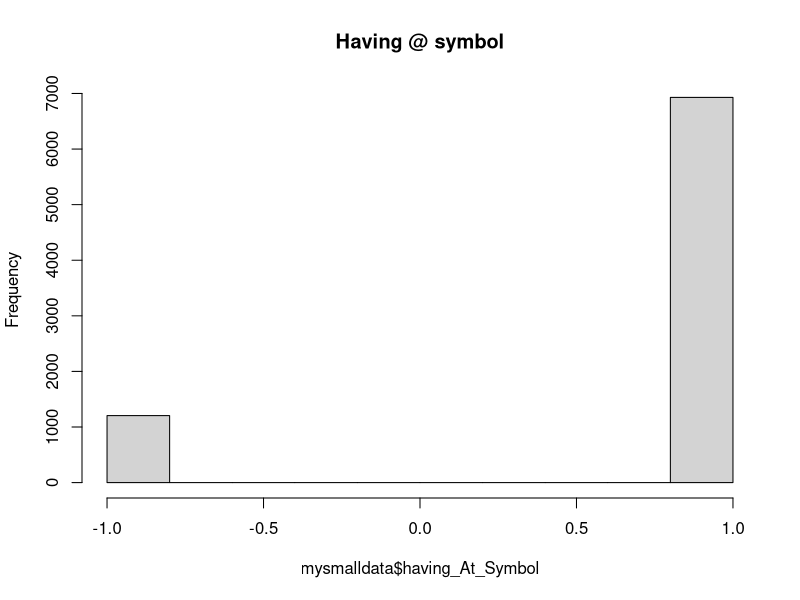

Reproduce this figure in R. (Note: this script raises an error after producing the figure.)
setwd("C:/Users/copel/Documents/R")

# Required Packages
 install.packages("ggplot2")
 install.packages("gridExtra")
library(ggplot2)
library(gridExtra)

#Loading in the data
mysmalldata <- read.csv("rawDataSetSmall.csv")
myrawdata <- read.csv("rawDataSet.csv", stringsAsFactors = F)

# Renaming data according to provided paper.
data_names <- c("id","having_IP_address","URL_Length","Shortining_Service","having_At_Symbol",
                "double_slash_redirecting","Prefix_Suffix","having_Sub_Domain","SSLfinal_State",
                "Domain_registration_length","Favicon","Port","HTTPS_token","Request_URL",
                "URL_of_Anchor","Links_in_tags","SFH","Submitting_to_email","Abnormal_URL",
                "Redirect","on_mouseover","RightClick","popUpWindow","Iframe","age_of_domain",
                "DNSRecord","web_traffic","Page_Rank","Google_Index","Links_pointing_to_page",
                "Statistical_report","Result")

names(mysmalldata) <- data_names
names(myrawdata) <- data_names

# Creating functions to clean the data.

# Function that removes all non-existance result rows
clean_results <- function(df) {
  does_exist <- c()
  i <- 1
  while (i <= (nrow(df))) {
    if (is.na(df[i,ncol(df)])) {
      does_exist[i] <- F
    } else {
      does_exist[i] <- T
    }
    i <- i + 1
  }
  return(df[does_exist,])
}

# Function that replaces all NA's with zeros
replace_zero <- function(df) {
  i <- 2
  while (i <= (ncol(df)-1)) {
    j <- 1
    average <- mode(df[,i], na.rm = TRUE)
    while (j<= nrow(df[i])) {
      if (is.na(df[[i]][j])) {
        df[[i]][j] <- 0
      }
      j <- j + 1
    }
    i <- i + 1
  }
  return(df)
}

#testing how tabulate works for implentation in replace_distribution
# testiz <- c(1, 1, 1, -1, -1, 1, 1)
# uniq1 <- c(0,-1, 1)
# cnt <- tabulate(match(testiz, uniq1))
# cnt 

#Function that replaces all NAs with a proportional (yet random) distribution of -1 or 1 based on known values

replace_distribution <- function(df) {
  i <- 2
  while (i <= (ncol(df)-1)) {
    j <- 1
    uniq1 <- c(0,-1, 1)
    cnt <- tabulate(df[,i], uniq1)
    prop <- cnt[2] / cnt[3]
    nmbr<-ifelse(runif(1)<=prop,-1,1)
    
    while (j<= nrow(df[i])) {
      if (is.na(df[[i]][j])) {
        df[[i]][j] <- nmbr
      }
      j <- j + 1
    }
    i <- i + 1
  }
  return(df)
}

getmode <- function(x){
  uniq <- unique(x)
  uniq[which.max(tabulate(match(x, uniq)))]
  
}




replace_average <- function(df) {
  i <- 2
  while (i <= (ncol(df)-1)) {
    j <- 1
    average <- getmode(df[,i])
    while (j<= nrow(df[i])) {
      if (is.na(df[[i]][j])) {
        df[[i]][j] <- average
      }
      j <- j + 1
    }
    i <- i + 1
  }
  return(df)
}

# Using a low ranking value to determine what 1 and -1 represents.
hist(mysmalldata$having_At_Symbol, main="Having @ symbol")
# 1 represents phishing, -1 represents ligitimant and 0 represents suspicous.

# Getting datasets
small_cleaned_results <- clean_results(mysmalldata)
small_cleaned_zeros <- replace_distribution(small_cleaned_results)


# Plotting information
p1 <- ggplot(small_cleaned_zeros, aes(x=Request_URL, color=factor(Result), fill=factor(Result))) +
  geom_histogram(bins=3) +
  ggtitle("Are Objects like images loaded from the same domain?")

p2 <- ggplot(small_cleaned_zeros, aes(x=age_of_domain, color=factor(Result), fill=factor(Result))) +
  geom_histogram(bins=3) +
  ggtitle("Is the age of the domain greater than 2 years?")

p3 <- ggplot(small_cleaned_zeros, aes(x=SSLfinal_State, color=factor(Result), fill=factor(Result))) +
  geom_histogram(bins=3) +
  ggtitle("Is the final state HTTPS?")

p4 <-ggplot(small_cleaned_zeros, aes(x=Statistical_report, color=factor(Result), fill=factor(Result))) +
  geom_histogram(bins=3) +
  ggtitle("Is the website rank less than 100,000")

grid.arrange(p1,p2,p3,p4, nrow=2)
 
